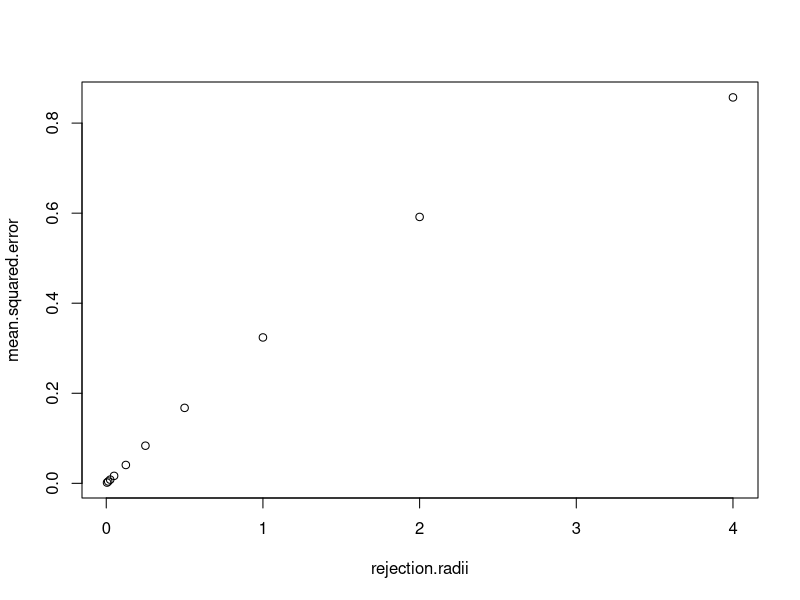
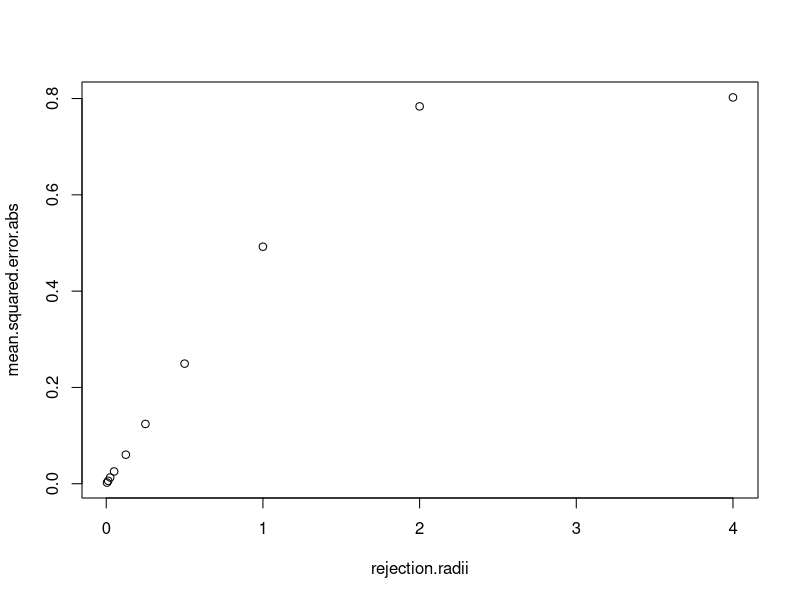

Write the R code that produced these figures, in order.
#############################################
## Implementation of ABC to estimate the mean
## Created by Keshav Mahindra
#############################################

## Estimating the mean using Approximate Bayesian Computation (ABC)

rm(list = ls())
set.seed(123) ## makes results reproducible 

## Computing target sample and summary stats. This is from N(1.5, 1)
target.sample <- rnorm(50, 1.5, 1)
target.summary <- c(mean(target.sample), var(target.sample))

## Computing candidate sample from U[0,3]
candidate.sample <- runif(10000, 0, 3)

candidate.means <- numeric()

## Computing 10000 sample means with n=25
for (i in 1:length(candidate.sample)) {
  candidate.means <- c(candidate.means, mean(rnorm(25, candidate.sample[i], 2)))
}

## Set of 10 rejection radii that are tested, between 0 and 4
rejection.radii <- c(4,2,1,0.5,0.25,0.125, 0.05,0.025, 0.0125, 0.005)

####################################################### First Approach ########################################
## Squared Difference Used for Discrepancy Measure

## Vector holding the MSEs corrsponding to each radius
mean.squared.error <- numeric()

for (i in 1:length(rejection.radii)) {
  deviation <- numeric()
  accepted <- c()
  
  for (j in 1:length(candidate.means)) {
    deviation <- c(deviation, (candidate.means[j] - target.summary[1])^2) 
    if (deviation[j] >= rejection.radii[i]) { ## Accept/Reject criteria based on deviation
      accepted <- c(accepted, "NO")
    } else {
      accepted <- c(accepted, "YES")
    }
  }
  
  complete.sample <- data.frame(candidate.means, deviation, accepted)
  print(length(accepted[accepted == "YES"]))
  
  mse <- sum(complete.sample[complete.sample$accepted == "YES", 2])/length(accepted[accepted == "YES"])
  print(mse)
  mean.squared.error <- c(mean.squared.error, mse)
}

## Visualizing radii and MSEs to determine optimal radius
plot(rejection.radii, mean.squared.error)

## The plot doesn't make the minimum very easy to identify
## It looks like 0.005 might be an acceptable radius for this problem
## Computing Final Sample

accepted.final <- numeric()
deviation.final <- numeric() 

for (j in 1:length(candidate.means)) {
  deviation.final <- c(deviation.final, (candidate.means[j] - target.summary[1])^2)
  if (deviation.final[j] >= 0.005) {
    accepted.final <- c(accepted.final, "NO")
  } else {
    accepted.final <- c(accepted.final, "YES")
  }
}

complete.sample.final <- data.frame(candidate.means, deviation.final, accepted.final)
print(length(accepted.final[accepted.final == "YES"]))
print(mean(complete.sample.final[complete.sample.final$accepted.final == "YES", 1]))

## 491 values accepted
## Mean of 1.5334
## Radius is 0.005

###################################################### Second Approach ########################################
## Absolute Value Used For Discrepancy Measure

## Vector holding the MAE for each radius
mean.squared.error.abs <- numeric()

for (i in 1:length(rejection.radii)) {
  accepted.abs <- c()
  absolutediff <- numeric()
  
  for (j in 1:length(candidate.means)) {
    absolutediff <- c(absolutediff, abs(candidate.means[j] - target.summary[1]))
    if (absolutediff[j] >= rejection.radii[i]) { ## Accept/Reject criteria based on absolute difference
      accepted.abs <- c(accepted.abs, "NO")
    } else {
      accepted.abs <- c(accepted.abs, "YES")
    }
  }
  
  complete.sample.abs <- data.frame(candidate.means, absolutediff, accepted.abs)
  print(length(accepted.abs[accepted.abs == "YES"]))
  
  mse.abs <- sum(complete.sample.abs[complete.sample.abs$accepted.abs == "YES", 2])/length(accepted.abs[accepted.abs == "YES"])
  print(mse.abs)
  mean.squared.error.abs <- c(mean.squared.error.abs, mse.abs)
}

## Visualizing the MAE against the rejection radii to determine optimal radius
plot(rejection.radii, mean.squared.error.abs)

## Again, the plot is relatively inconclusive
## It looks like 0.005 might be a reasonable radius for this problem (need a small radius)

accepted.abs.final <- numeric()
absolutediff.final <- numeric() 

for (j in 1:length(candidate.means)) {
  absolutediff.final <- c(absolutediff.final, abs(candidate.means[j] - target.summary[1]))
  if (absolutediff.final[j] >= 0.005) {
    accepted.abs.final <- c(accepted.abs.final, "NO")
  } else {
    accepted.abs.final <- c(accepted.abs.final, "YES")
  }
}

complete.sample.abs.final <- data.frame(candidate.means, absolutediff.final, accepted.abs.final)
print(length(accepted.abs.final[accepted.abs.final == "YES"]))
print(mean(complete.sample.abs.final[complete.sample.abs.final$accepted.abs.final == "YES", 1]))

## 36 values accepted
## Mean of 1.5344
## Radius is 0.005

## Radius is the same
## Mean seems more accurate with the first approach. The difference is negligible really.
## There is a big difference in accepted sample sizes however


 


